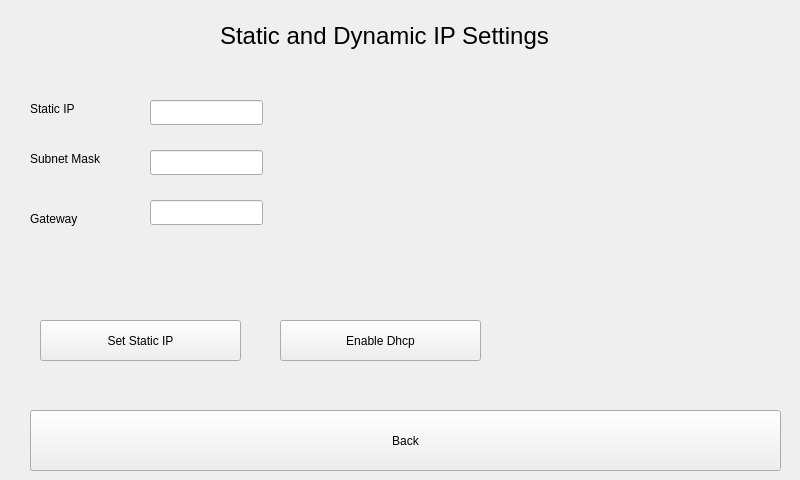
<?xml version="1.0" encoding="UTF-8"?>
<ui version="4.0">
 <class>dhcpstaticForm</class>
 <widget class="QWidget" name="dhcpstaticForm">
  <property name="geometry">
   <rect>
    <x>0</x>
    <y>0</y>
    <width>800</width>
    <height>480</height>
   </rect>
  </property>
  <property name="windowTitle">
   <string>Form</string>
  </property>
  <widget class="QLabel" name="label">
   <property name="geometry">
    <rect>
     <x>220</x>
     <y>10</y>
     <width>331</width>
     <height>51</height>
    </rect>
   </property>
   <property name="font">
    <font>
     <pointsize>18</pointsize>
    </font>
   </property>
   <property name="text">
    <string>Static and Dynamic IP Settings</string>
   </property>
  </widget>
  <widget class="QPushButton" name="dhcpbackButton">
   <property name="geometry">
    <rect>
     <x>30</x>
     <y>410</y>
     <width>751</width>
     <height>61</height>
    </rect>
   </property>
   <property name="text">
    <string>Back</string>
   </property>
  </widget>
  <widget class="QLabel" name="label_2">
   <property name="geometry">
    <rect>
     <x>30</x>
     <y>100</y>
     <width>67</width>
     <height>17</height>
    </rect>
   </property>
   <property name="text">
    <string>Static IP</string>
   </property>
  </widget>
  <widget class="QLabel" name="label_3">
   <property name="geometry">
    <rect>
     <x>30</x>
     <y>150</y>
     <width>101</width>
     <height>17</height>
    </rect>
   </property>
   <property name="text">
    <string>Subnet Mask</string>
   </property>
  </widget>
  <widget class="QLabel" name="label_4">
   <property name="geometry">
    <rect>
     <x>30</x>
     <y>210</y>
     <width>67</width>
     <height>17</height>
    </rect>
   </property>
   <property name="text">
    <string>Gateway</string>
   </property>
  </widget>
  <widget class="QLineEdit" name="staticLineEdit">
   <property name="geometry">
    <rect>
     <x>150</x>
     <y>100</y>
     <width>113</width>
     <height>25</height>
    </rect>
   </property>
  </widget>
  <widget class="QLineEdit" name="subnetLineEdit">
   <property name="geometry">
    <rect>
     <x>150</x>
     <y>150</y>
     <width>113</width>
     <height>25</height>
    </rect>
   </property>
  </widget>
  <widget class="QLineEdit" name="gatewayLineEdit">
   <property name="geometry">
    <rect>
     <x>150</x>
     <y>200</y>
     <width>113</width>
     <height>25</height>
    </rect>
   </property>
  </widget>
  <widget class="QPushButton" name="staticButton">
   <property name="geometry">
    <rect>
     <x>40</x>
     <y>320</y>
     <width>201</width>
     <height>41</height>
    </rect>
   </property>
   <property name="text">
    <string>Set Static IP</string>
   </property>
  </widget>
  <widget class="QPushButton" name="dhcpButton">
   <property name="geometry">
    <rect>
     <x>280</x>
     <y>320</y>
     <width>201</width>
     <height>41</height>
    </rect>
   </property>
   <property name="text">
    <string>Enable Dhcp</string>
   </property>
  </widget>
 </widget>
 <resources/>
 <connections/>
</ui>
